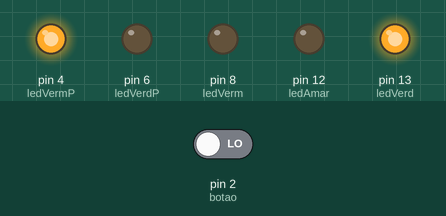
Simulated run of this sketch. Board: Arduino Uno, built with avr-gcc and run on an emulated ATmega328P. Shown: output pins drawn as LEDs (lit = HIGH). The inputs (shaded band) are chosen by the test bench; at power-on: pin 2 (botao) LOW.

Above: at 4.2 s.
4.3 s: pin 2 (botao) driven LOW
5.8 s: pin 2 (botao) driven HIGH
At 6.3 s:
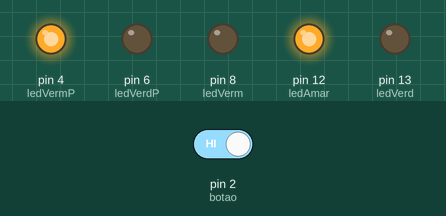
At 9.8 s:
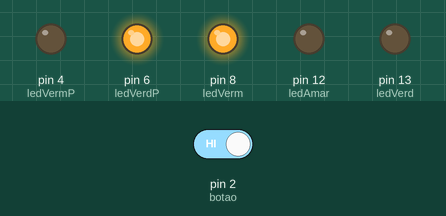
Timing chart, 0 to 16.3 s (numbered marks = the images above; inputs shaded):
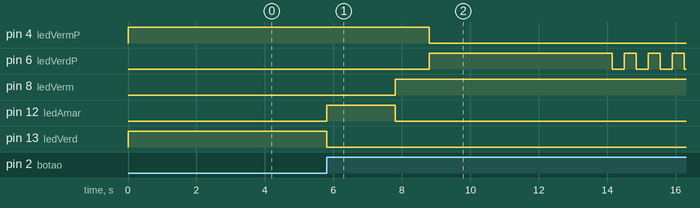

Measured:
- after the input at 4.3 s, every drawn part: stays the same
- after the input at 5.8 s, pin 4 (ledVermP): HIGH → LOW after 3.0 s; pin 6 (ledVerdP): LOW → HIGH after 3.0 s, then repeats every 0.70 s: LOW 0.35 s, HIGH 0.35 s; pin 8 (ledVerm): LOW → HIGH after 2.0 s; pin 12 (ledAmar): LOW → HIGH at once, → LOW 2.0 s later; pin 13 (ledVerd): HIGH → LOW at once

The sketch:

led_com_botao1.ino
```cpp
// C++ code
int ledVerd = 13;
int ledAmar = 12;
int ledVerm = 8;
int ledVerdP = 6;
int ledVermP = 4;
int botao = 2;
int travessia = 5000;
unsigned long changeTime;

void setup(){
  pinMode(ledVerd, OUTPUT);
  pinMode(ledAmar, OUTPUT);
  pinMode(ledVerm, OUTPUT);
  pinMode(ledVerdP, OUTPUT);
  pinMode(ledVermP, OUTPUT);
  pinMode(botao, INPUT);
  digitalWrite(ledVerd, HIGH);
  digitalWrite(ledVermP, HIGH);
}

void loop()
{
  int state = digitalRead(botao);
  if (state == HIGH && (millis() - changeTime) > 5000) {
	mudanca();
}
}
void mudanca()
{
  digitalWrite(ledVerd, LOW);
  digitalWrite(ledAmar, HIGH);
  delay(2000);
  digitalWrite(ledAmar, LOW);
  digitalWrite(ledVerm, HIGH);
  delay(1000);
  digitalWrite(ledVermP, LOW);
  digitalWrite(ledVerdP, HIGH);
  delay(travessia);

  for (int x=0; x<10; x++) {
  	digitalWrite(ledVerdP, HIGH);
  	delay(350);
  	digitalWrite(ledVerdP, LOW);
  	delay(350);
}

digitalWrite(ledVermP, HIGH);
delay(500);
digitalWrite(ledAmar, HIGH);
digitalWrite(ledVerm, LOW);
delay(1000);
digitalWrite(ledVerd, HIGH);
digitalWrite(ledAmar, LOW);
changeTime = millis();
}
```
